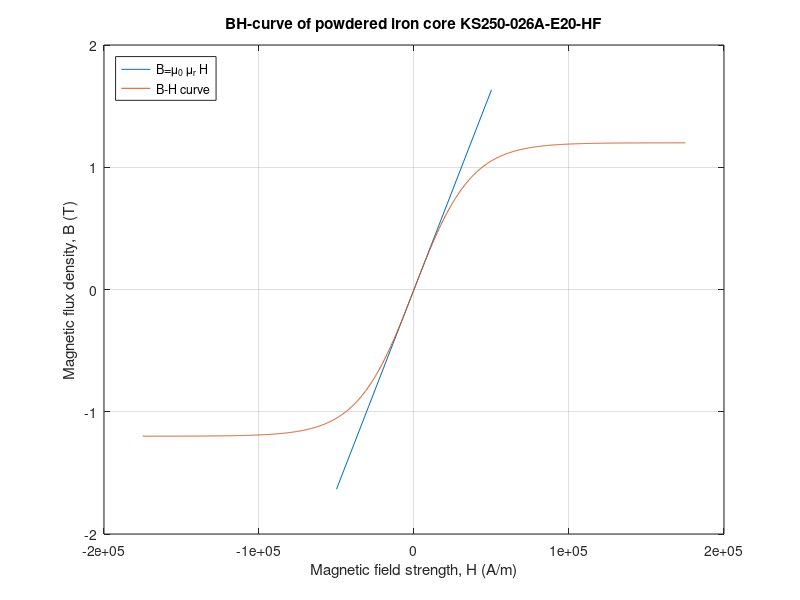
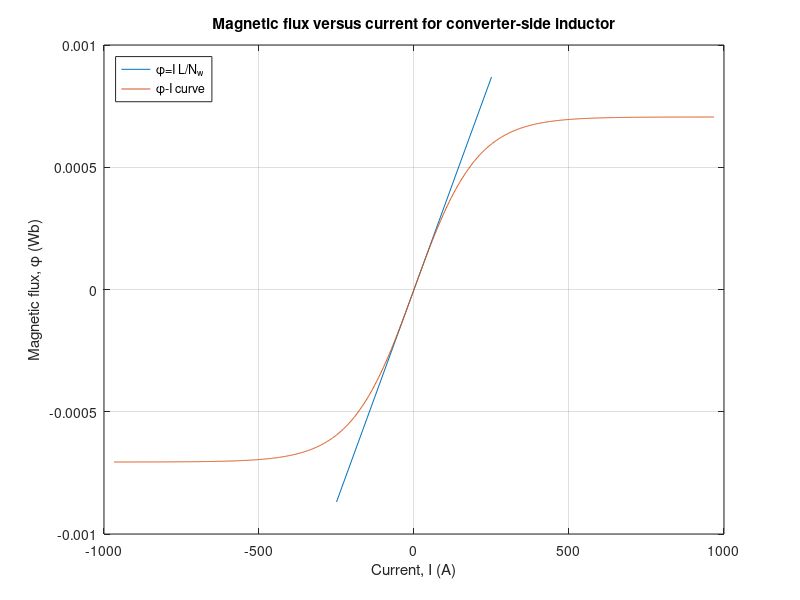

Recreate these plots in MATLAB, in order. (Note: this script raises an error after producing the figures.)
clear, close all, clc;

%% Characteristics
% Core (KS250-026A-E20-HF)
n_cores = 2;
N = 26;
Nw = N;
Ae = 2.940*10^-4; % [m^2]
le = 14.370e-2; % [m]
mu_r = 26;
mu_0 = 4*pi*10^-7;
mu = mu_r * mu_0;

% Inverter characteristics
V_ph = 230;
V_ll = 230*sqrt(3); % For star connection
P_o = 50000;
I_ph = P_o/(V_ll*sqrt(3));
IL_avg = I_ph;

% Nominal value
L_nom = n_cores*N^2*mu*Ae/le;


%% BH-curve according to figure in datasheet
% Magnetizing force (H, Oersted)
graph_x = [1, 2.0040346541427647, 3.0045009784357193, 4.002624920399505, 5.001172246143714, 6.0008395886725205, 7.008543091687776, ...
           7.967443701819634, 9.027026129421197, 10.02252249260898, 19.950378888390272, 30.011232404429457, 39.84655831425289, ...
           49.78720352485547, 59.940932890331865, 70.00663905611724, 80.39465238093258, 90.47357242349284, 100.1125491265153, ...
           199.95312114496275, 300.7882518043099, 399.36302695765556, 502.37253882137367, 600.759348121316, 699.2793577521177, ...
           803.042706257887, 900.6740704326758, 1003.3802754129212];

% Relative permeability (percent)
graph_y = [100, 100, 100, 100, 100, 100, 100, 100, 100, 100, 99.47604790419162, 98.65269461077844, 97.60479041916167, 96.33233532934132, ...
          94.68562874251496, 92.96407185628743, 91.01796407185628, 88.84730538922156, 86.75149700598803, 63.398203592814355, 44.08682634730539, ...
          31.437125748503007, 22.979041916167574, 17.365269461077858, 13.622754491017986, 10.778443113772425, 8.832335329341348, 7.3353293413173475];

% Magnetizing field strength [A/m]
H_Am_graph = graph_x./0.0125663706;

% Relative permeabilty (absolute value)
mu_graph = mu_r.*(graph_y./100); % Unused due to KDM equation later


%% BH-curve according to MATLAB Simulink calculation
% https://se.mathworks.com/help/sps/ug/nonlinear-inductor-characteristics.html;jsessionid=154128d76f89d6095368281edb2b
B_sat_begin = (20/0.0125663706)*mu_0*mu_r; % See datasheet figure
B_sat = 1.2; % See: https://www.kdm-mag.com/products/super-sendust-cores-390.html

H_sat_begin = (B_sat_begin)/(mu_0*mu_r);
a = atanh(B_sat_begin/B_sat)/H_sat_begin;

H_linear = [-50000 50000];
B_linear = mu_0*mu_r*H_linear;

H_nonlinear = -110*H_sat_begin:H_sat_begin/4:110*H_sat_begin;
B_nonlinear = B_sat*tanh(a*H_nonlinear);

figure(1)
plot(H_linear,B_linear,H_nonlinear,B_nonlinear)
grid('on');
title('BH-curve of powdered iron core KS250-026A-E20-HF');
xlabel('Magnetic field strength, H (A/m)');
ylabel('Magnetic flux density, B (T)');
legend('B=\mu_0 \mu_r H', 'B-H curve', 'Location', 'NorthWest')

%% I-Wb curve according to MATLAB Simulink calculation
L_linear = n_cores*mu_0*mu_r*Ae*N^2/le;
I_linear = [-250 250];
phi_linear = I_linear.*L_linear/N;

I_nonlinear = le.*H_nonlinear./N;
phi_nonlinear = n_cores.*B_nonlinear.*Ae;

figure(2)
plot(I_linear, phi_linear, I_nonlinear, phi_nonlinear)
grid('on');
title('Magnetic flux versus current for converter-side inductor');
xlabel('Current, I (A)');
ylabel('Magnetic flux, \phi (Wb)');
legend('\phi=I L/N_w', '\phi-I curve', 'Location', 'NorthWest');

%% Non-linear inductance curve
% Calculation based on equation from KDM:
% (https://www.kdm-mag.com/products/details-characteristics-curves-1374.html)
percent_permeability = 100./(1+2.27e-05.*(H_Am_graph*0.0125663706).^1.9167);
L_KDM = n_cores*N^2*(mu.*percent_permeability/100*Ae)/le;
I_graph = le.*(graph_x./0.0125663706)./N;

figure(3)
%semilogx(I_graph,L_KDM*1000000, 'LineWidth', 1)
%hold on

syms x
l_c = 26^2*(4*pi*10^-7*26*2*2.94e-04)/(0.1437*(1+2.27e-05*(0.0125663706*(x*26)/(0.1437))^1.9167));
l_c = 3.9813/((2.2736648267223381421480600353473*x)^(1.9167) + 44052.863436123348947148770093918);
fplot(l_c*1000000, [0 225], 'LineWidth', 4)

% Linearization
%linear_l_c = 90.375 - 90.375*x*1/218;
%hold on
%fplot(linear_l_c, [0 225], 'LineWidth', 4)

set(gca, 'FontSize', 18)
xlim([0 225])
ylim([0 100])
grid('on');
title('Current versus inductance for converter-side inductor', 'FontSize', 26);
xlabel('Current [A]', 'FontSize', 22);
ylabel('Inductance [\muH]', 'FontSize', 22);

% Command graveyard
%L_graph = n_cores*N^2*(mu.*graph_y./100*Ae)/le;
%phi_graph = B_T_graph.*Ae;
%phi_graph = I_graph.*L_graph./N;
%L_nonlinear = n_cores*N^2*(phi_nonlinear)./I_nonlinear

% figure(2)
% %plot(I_graph,phi_graph)
% plot(I_graph,phi_graph,I_nonlinear,phi_nonlinear)
% grid( 'on' );
% title( 'Magnetic flux, \phi, versus current, I' );
% xlabel( 'Current, I (A)' );
% ylabel( 'Magnetic flux, \phi (Wb)' );
% legend('Graph','Nonlinear')